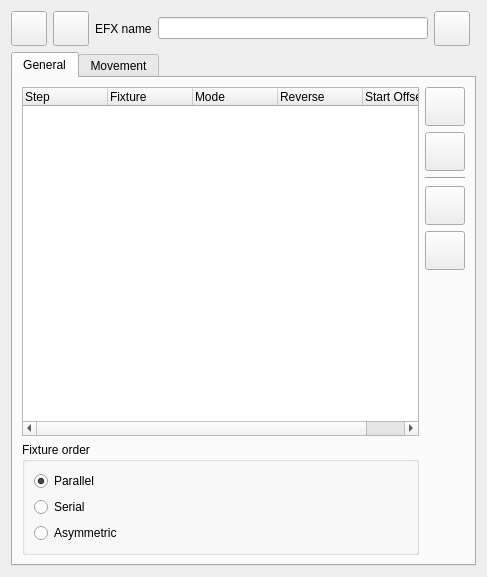
<?xml version="1.0" encoding="UTF-8"?>
<ui version="4.0">
 <author>Massimo Callegari</author>
 <comment>
  Q Light Controller Plus
  efxeditor.ui

  Copyright (c) 2015 Massimo Callegari

  Licensed under the Apache License, Version 2.0 (the "License");
  you may not use this file except in compliance with the License.
  You may obtain a copy of the License at

      http://www.apache.org/licenses/LICENSE-2.0.txt

  Unless required by applicable law or agreed to in writing, software
  distributed under the License is distributed on an "AS IS" BASIS,
  WITHOUT WARRANTIES OR CONDITIONS OF ANY KIND, either express or implied.
  See the License for the specific language governing permissions and
  limitations under the License.
 </comment>
 <class>EFXEditor</class>
 <widget class="QWidget" name="EFXEditor">
  <property name="geometry">
   <rect>
    <x>0</x>
    <y>0</y>
    <width>487</width>
    <height>577</height>
   </rect>
  </property>
  <property name="windowTitle">
   <string>EFX Editor</string>
  </property>
  <layout class="QGridLayout" name="gridLayout_5">
   <item row="3" column="0" colspan="2">
    <widget class="QTabWidget" name="m_tab">
     <property name="toolTip">
      <string/>
     </property>
     <property name="currentIndex">
      <number>0</number>
     </property>
     <widget class="QWidget" name="General">
      <attribute name="title">
       <string>General</string>
      </attribute>
      <layout class="QGridLayout" name="gridLayout_4">
       <item row="3" column="2">
        <widget class="Line" name="line">
         <property name="orientation">
          <enum>Qt::Horizontal</enum>
         </property>
        </widget>
       </item>
       <item row="1" column="2">
        <widget class="QToolButton" name="m_addFixtureButton">
         <property name="icon">
          <iconset resource="qlcui.qrc">
           <normaloff>:/edit_add.png</normaloff>:/edit_add.png</iconset>
         </property>
         <property name="iconSize">
          <size>
           <width>32</width>
           <height>32</height>
          </size>
         </property>
        </widget>
       </item>
       <item row="4" column="2">
        <widget class="QToolButton" name="m_raiseFixtureButton">
         <property name="icon">
          <iconset resource="qlcui.qrc">
           <normaloff>:/up.png</normaloff>:/up.png</iconset>
         </property>
         <property name="iconSize">
          <size>
           <width>32</width>
           <height>32</height>
          </size>
         </property>
        </widget>
       </item>
       <item row="2" column="2">
        <widget class="QToolButton" name="m_removeFixtureButton">
         <property name="icon">
          <iconset resource="qlcui.qrc">
           <normaloff>:/edit_remove.png</normaloff>:/edit_remove.png</iconset>
         </property>
         <property name="iconSize">
          <size>
           <width>32</width>
           <height>32</height>
          </size>
         </property>
        </widget>
       </item>
       <item row="8" column="0" colspan="2">
        <widget class="QGroupBox" name="m_orderGroup">
         <property name="title">
          <string>Fixture order</string>
         </property>
         <layout class="QVBoxLayout" name="verticalLayout_5">
          <item>
           <widget class="QRadioButton" name="m_parallelRadio">
            <property name="toolTip">
             <string>All fixtures move in parallel</string>
            </property>
            <property name="text">
             <string>Parallel</string>
            </property>
            <property name="checked">
             <bool>true</bool>
            </property>
           </widget>
          </item>
          <item>
           <widget class="QRadioButton" name="m_serialRadio">
            <property name="toolTip">
             <string>The pattern propagates to each fixture in a sequential order</string>
            </property>
            <property name="text">
             <string>Serial</string>
            </property>
           </widget>
          </item>
          <item>
           <widget class="QRadioButton" name="m_asymmetricRadio">
            <property name="toolTip">
             <string>Each fixture starts moving immediately with an offset</string>
            </property>
            <property name="text">
             <string>Asymmetric</string>
            </property>
           </widget>
          </item>
         </layout>
        </widget>
       </item>
       <item row="5" column="2">
        <widget class="QToolButton" name="m_lowerFixtureButton">
         <property name="icon">
          <iconset resource="qlcui.qrc">
           <normaloff>:/down.png</normaloff>:/down.png</iconset>
         </property>
         <property name="iconSize">
          <size>
           <width>32</width>
           <height>32</height>
          </size>
         </property>
        </widget>
       </item>
       <item row="1" column="0" rowspan="7" colspan="2">
        <widget class="QTreeWidget" name="m_tree">
         <property name="sizePolicy">
          <sizepolicy hsizetype="Expanding" vsizetype="Expanding">
           <horstretch>0</horstretch>
           <verstretch>1</verstretch>
          </sizepolicy>
         </property>
         <property name="alternatingRowColors">
          <bool>true</bool>
         </property>
         <property name="selectionMode">
          <enum>QAbstractItemView::ExtendedSelection</enum>
         </property>
         <property name="rootIsDecorated">
          <bool>false</bool>
         </property>
         <property name="itemsExpandable">
          <bool>false</bool>
         </property>
         <property name="allColumnsShowFocus">
          <bool>true</bool>
         </property>
         <attribute name="headerDefaultSectionSize">
          <number>85</number>
         </attribute>
         <column>
          <property name="text">
           <string>Step</string>
          </property>
         </column>
         <column>
          <property name="text">
           <string>Fixture</string>
          </property>
         </column>
         <column>
          <property name="text">
           <string>Mode</string>
          </property>
         </column>
         <column>
          <property name="text">
           <string>Reverse</string>
          </property>
         </column>
         <column>
          <property name="text">
           <string>Start Offset</string>
          </property>
         </column>
        </widget>
       </item>
       <item row="6" column="2" rowspan="3">
        <spacer name="verticalSpacer">
         <property name="orientation">
          <enum>Qt::Vertical</enum>
         </property>
         <property name="sizeHint" stdset="0">
          <size>
           <width>0</width>
           <height>0</height>
          </size>
         </property>
        </spacer>
       </item>
      </layout>
     </widget>
     <widget class="QWidget" name="Movement">
      <attribute name="title">
       <string>Movement</string>
      </attribute>
      <layout class="QGridLayout" name="gridLayout_3">
       <item row="0" column="0" rowspan="2" colspan="2">
        <widget class="QFrame" name="m_previewFrame">
         <property name="sizePolicy">
          <sizepolicy hsizetype="Expanding" vsizetype="Expanding">
           <horstretch>0</horstretch>
           <verstretch>1</verstretch>
          </sizepolicy>
         </property>
         <property name="frameShape">
          <enum>QFrame::StyledPanel</enum>
         </property>
         <property name="frameShadow">
          <enum>QFrame::Sunken</enum>
         </property>
        </widget>
       </item>
       <item row="0" column="2">
        <widget class="QGroupBox" name="m_algorithmGroup">
         <property name="sizePolicy">
          <sizepolicy hsizetype="Preferred" vsizetype="Maximum">
           <horstretch>0</horstretch>
           <verstretch>0</verstretch>
          </sizepolicy>
         </property>
         <property name="title">
          <string>Pattern</string>
         </property>
         <layout class="QVBoxLayout" name="verticalLayout_3">
          <property name="topMargin">
           <number>0</number>
          </property>
          <property name="bottomMargin">
           <number>0</number>
          </property>
          <item>
           <widget class="QComboBox" name="m_algorithmCombo">
            <property name="toolTip">
             <string>Pattern for moving the mirror/head</string>
            </property>
           </widget>
          </item>
         </layout>
        </widget>
       </item>
       <item row="1" column="2" rowspan="2">
        <widget class="QGroupBox" name="m_parametersGroup">
         <property name="title">
          <string>Parameters</string>
         </property>
         <layout class="QGridLayout" name="gridLayout">
          <property name="topMargin">
           <number>0</number>
          </property>
          <property name="bottomMargin">
           <number>0</number>
          </property>
          <property name="verticalSpacing">
           <number>4</number>
          </property>
          <item row="15" column="0" colspan="2">
           <widget class="Line" name="line_3">
            <property name="orientation">
             <enum>Qt::Horizontal</enum>
            </property>
           </widget>
          </item>
          <item row="0" column="0">
           <widget class="QLabel" name="m_widthLabel">
            <property name="text">
             <string>Width</string>
            </property>
           </widget>
          </item>
          <item row="5" column="0">
           <widget class="QLabel" name="m_startOffsetLabel">
            <property name="text">
             <string>Start Offset</string>
            </property>
            <property name="textFormat">
             <enum>Qt::AutoText</enum>
            </property>
           </widget>
          </item>
          <item row="9" column="0">
           <widget class="QLabel" name="m_xFrequencyLabel">
            <property name="enabled">
             <bool>false</bool>
            </property>
            <property name="text">
             <string>X frequency</string>
            </property>
           </widget>
          </item>
          <item row="4" column="1">
           <widget class="QSpinBox" name="m_rotationSpin">
            <property name="toolTip">
             <string>Rotation of the pattern's starting point</string>
            </property>
            <property name="suffix">
             <string>°</string>
            </property>
            <property name="maximum">
             <number>359</number>
            </property>
           </widget>
          </item>
          <item row="11" column="1">
           <widget class="QSpinBox" name="m_xPhaseSpin">
            <property name="enabled">
             <bool>false</bool>
            </property>
            <property name="toolTip">
             <string>Lissajous pattern's X phase</string>
            </property>
            <property name="maximum">
             <number>360</number>
            </property>
            <property name="value">
             <number>90</number>
            </property>
           </widget>
          </item>
          <item row="17" column="0" colspan="2">
           <spacer name="verticalSpacer_4">
            <property name="orientation">
             <enum>Qt::Vertical</enum>
            </property>
            <property name="sizeHint" stdset="0">
             <size>
              <width>20</width>
              <height>40</height>
             </size>
            </property>
           </spacer>
          </item>
          <item row="11" column="0">
           <widget class="QLabel" name="m_xPhaseLabel">
            <property name="enabled">
             <bool>false</bool>
            </property>
            <property name="text">
             <string>X phase</string>
            </property>
           </widget>
          </item>
          <item row="10" column="1">
           <widget class="QSpinBox" name="m_yFrequencySpin">
            <property name="enabled">
             <bool>false</bool>
            </property>
            <property name="toolTip">
             <string>Lissajous pattern's Y frequency</string>
            </property>
            <property name="maximum">
             <number>32</number>
            </property>
            <property name="value">
             <number>1</number>
            </property>
           </widget>
          </item>
          <item row="10" column="0">
           <widget class="QLabel" name="m_yFrequencyLabel">
            <property name="enabled">
             <bool>false</bool>
            </property>
            <property name="text">
             <string>Y frequency</string>
            </property>
           </widget>
          </item>
          <item row="9" column="1">
           <widget class="QSpinBox" name="m_xFrequencySpin">
            <property name="enabled">
             <bool>false</bool>
            </property>
            <property name="toolTip">
             <string>Lissajous pattern's X frequency</string>
            </property>
            <property name="maximum">
             <number>32</number>
            </property>
            <property name="value">
             <number>2</number>
            </property>
           </widget>
          </item>
          <item row="6" column="0">
           <widget class="QCheckBox" name="m_isRelativeCheckbox">
            <property name="text">
             <string>Relative</string>
            </property>
           </widget>
          </item>
          <item row="5" column="1">
           <widget class="QSpinBox" name="m_startOffsetSpin">
            <property name="suffix">
             <string>°</string>
            </property>
            <property name="maximum">
             <number>359</number>
            </property>
           </widget>
          </item>
          <item row="12" column="0">
           <widget class="QLabel" name="m_yPhaseLabel">
            <property name="enabled">
             <bool>false</bool>
            </property>
            <property name="text">
             <string>Y phase</string>
            </property>
           </widget>
          </item>
          <item row="7" column="0" colspan="2">
           <widget class="Line" name="line_2">
            <property name="orientation">
             <enum>Qt::Horizontal</enum>
            </property>
           </widget>
          </item>
          <item row="12" column="1">
           <widget class="QSpinBox" name="m_yPhaseSpin">
            <property name="enabled">
             <bool>false</bool>
            </property>
            <property name="toolTip">
             <string>Lissajous pattern's Y phase</string>
            </property>
            <property name="maximum">
             <number>360</number>
            </property>
            <property name="value">
             <number>90</number>
            </property>
           </widget>
          </item>
          <item row="1" column="0">
           <widget class="QLabel" name="m_heightLabel">
            <property name="text">
             <string>Height</string>
            </property>
           </widget>
          </item>
          <item row="3" column="0">
           <widget class="QLabel" name="m_yOffsetLabel">
            <property name="text">
             <string>Y offset</string>
            </property>
           </widget>
          </item>
          <item row="2" column="0">
           <widget class="QLabel" name="m_xOffsetLabel">
            <property name="text">
             <string>X offset</string>
            </property>
           </widget>
          </item>
          <item row="3" column="1">
           <widget class="QSpinBox" name="m_yOffsetSpin">
            <property name="toolTip">
             <string>Pattern's center point on the Y axis</string>
            </property>
            <property name="maximum">
             <number>255</number>
            </property>
            <property name="value">
             <number>127</number>
            </property>
           </widget>
          </item>
          <item row="0" column="1">
           <widget class="QSpinBox" name="m_widthSpin">
            <property name="toolTip">
             <string>Value width of the pattern</string>
            </property>
            <property name="maximum">
             <number>127</number>
            </property>
            <property name="value">
             <number>127</number>
            </property>
           </widget>
          </item>
          <item row="1" column="1">
           <widget class="QSpinBox" name="m_heightSpin">
            <property name="toolTip">
             <string>Value height of the pattern</string>
            </property>
            <property name="maximum">
             <number>127</number>
            </property>
            <property name="value">
             <number>127</number>
            </property>
           </widget>
          </item>
          <item row="4" column="0">
           <widget class="QLabel" name="m_rotationLabel">
            <property name="text">
             <string>Rotation</string>
            </property>
           </widget>
          </item>
          <item row="2" column="1">
           <widget class="QSpinBox" name="m_xOffsetSpin">
            <property name="toolTip">
             <string>Pattern's center point on the X axis</string>
            </property>
            <property name="maximum">
             <number>255</number>
            </property>
            <property name="value">
             <number>127</number>
            </property>
           </widget>
          </item>
          <item row="16" column="0" colspan="2">
           <widget class="QCheckBox" name="m_colorCheck">
            <property name="text">
             <string>Color Background</string>
            </property>
           </widget>
          </item>
         </layout>
        </widget>
       </item>
       <item row="2" column="0">
        <widget class="QGroupBox" name="m_directionGroup">
         <property name="title">
          <string>Direction</string>
         </property>
         <layout class="QVBoxLayout" name="verticalLayout_2">
          <item>
           <widget class="QRadioButton" name="m_forward">
            <property name="toolTip">
             <string>Run the pattern forwards</string>
            </property>
            <property name="text">
             <string>Forward</string>
            </property>
            <property name="checked">
             <bool>true</bool>
            </property>
           </widget>
          </item>
          <item>
           <widget class="QRadioButton" name="m_backward">
            <property name="toolTip">
             <string>Run the pattern backwards</string>
            </property>
            <property name="text">
             <string>Backward</string>
            </property>
           </widget>
          </item>
          <item>
           <spacer name="verticalSpacer_2">
            <property name="orientation">
             <enum>Qt::Vertical</enum>
            </property>
            <property name="sizeType">
             <enum>QSizePolicy::Minimum</enum>
            </property>
            <property name="sizeHint" stdset="0">
             <size>
              <width>20</width>
              <height>40</height>
             </size>
            </property>
           </spacer>
          </item>
         </layout>
        </widget>
       </item>
       <item row="2" column="1">
        <widget class="QGroupBox" name="m_runOrderGroup">
         <property name="title">
          <string>Run order</string>
         </property>
         <layout class="QVBoxLayout" name="_2">
          <item>
           <widget class="QRadioButton" name="m_loop">
            <property name="toolTip">
             <string>Run through over and over again</string>
            </property>
            <property name="text">
             <string>Loop</string>
            </property>
            <property name="checked">
             <bool>true</bool>
            </property>
           </widget>
          </item>
          <item>
           <widget class="QRadioButton" name="m_singleShot">
            <property name="toolTip">
             <string>Run through once and stop</string>
            </property>
            <property name="text">
             <string>Single shot</string>
            </property>
           </widget>
          </item>
          <item>
           <widget class="QRadioButton" name="m_pingPong">
            <property name="toolTip">
             <string>First run forwards, then backwards, again forwards, etc...</string>
            </property>
            <property name="text">
             <string>Ping pong</string>
            </property>
           </widget>
          </item>
          <item>
           <spacer name="verticalSpacer_3">
            <property name="orientation">
             <enum>Qt::Vertical</enum>
            </property>
            <property name="sizeType">
             <enum>QSizePolicy::Minimum</enum>
            </property>
            <property name="sizeHint" stdset="0">
             <size>
              <width>20</width>
              <height>40</height>
             </size>
            </property>
           </spacer>
          </item>
         </layout>
        </widget>
       </item>
      </layout>
     </widget>
    </widget>
   </item>
   <item row="1" column="0">
    <layout class="QHBoxLayout" name="horizontalLayout">
     <item>
      <widget class="QToolButton" name="m_speedDial">
       <property name="toolTip">
        <string>Show/Hide speed dial window</string>
       </property>
       <property name="icon">
        <iconset resource="qlcui.qrc">
         <normaloff>:/speed.png</normaloff>:/speed.png</iconset>
       </property>
       <property name="iconSize">
        <size>
         <width>28</width>
         <height>28</height>
        </size>
       </property>
       <property name="checkable">
        <bool>true</bool>
       </property>
      </widget>
     </item>
     <item>
      <widget class="QToolButton" name="m_testButton">
       <property name="toolTip">
        <string>See what the EFX does when it is run</string>
       </property>
       <property name="icon">
        <iconset resource="qlcui.qrc">
         <normaloff>:/player_play.png</normaloff>:/player_play.png</iconset>
       </property>
       <property name="iconSize">
        <size>
         <width>28</width>
         <height>28</height>
        </size>
       </property>
       <property name="checkable">
        <bool>true</bool>
       </property>
      </widget>
     </item>
     <item>
      <widget class="QLabel" name="m_nameLabel">
       <property name="sizePolicy">
        <sizepolicy hsizetype="Maximum" vsizetype="Preferred">
         <horstretch>0</horstretch>
         <verstretch>0</verstretch>
        </sizepolicy>
       </property>
       <property name="text">
        <string>EFX name</string>
       </property>
      </widget>
     </item>
     <item>
      <widget class="QLineEdit" name="m_nameEdit">
       <property name="toolTip">
        <string>The name of the function being edited</string>
       </property>
      </widget>
     </item>
     <item>
      <widget class="QToolButton" name="m_notesButton">
       <property name="toolTip">
        <string>View/edit notes for this EFX</string>
       </property>
       <property name="icon">
        <iconset resource="qlcui.qrc">
         <normaloff>:/robot_notes.png</normaloff>:/robot_notes.png</iconset>
       </property>
       <property name="iconSize">
        <size>
         <width>28</width>
         <height>28</height>
        </size>
       </property>
      </widget>
     </item>
    </layout>
   </item>
  </layout>
 </widget>
 <tabstops>
  <tabstop>m_speedDial</tabstop>
  <tabstop>m_testButton</tabstop>
  <tabstop>m_nameEdit</tabstop>
  <tabstop>m_tab</tabstop>
  <tabstop>m_addFixtureButton</tabstop>
  <tabstop>m_removeFixtureButton</tabstop>
  <tabstop>m_raiseFixtureButton</tabstop>
  <tabstop>m_lowerFixtureButton</tabstop>
  <tabstop>m_parallelRadio</tabstop>
  <tabstop>m_serialRadio</tabstop>
  <tabstop>m_asymmetricRadio</tabstop>
  <tabstop>m_tree</tabstop>
  <tabstop>m_algorithmCombo</tabstop>
  <tabstop>m_widthSpin</tabstop>
  <tabstop>m_heightSpin</tabstop>
  <tabstop>m_xOffsetSpin</tabstop>
  <tabstop>m_yOffsetSpin</tabstop>
  <tabstop>m_rotationSpin</tabstop>
  <tabstop>m_startOffsetSpin</tabstop>
  <tabstop>m_isRelativeCheckbox</tabstop>
  <tabstop>m_xFrequencySpin</tabstop>
  <tabstop>m_yFrequencySpin</tabstop>
  <tabstop>m_xPhaseSpin</tabstop>
  <tabstop>m_yPhaseSpin</tabstop>
  <tabstop>m_colorCheck</tabstop>
  <tabstop>m_forward</tabstop>
  <tabstop>m_backward</tabstop>
  <tabstop>m_loop</tabstop>
  <tabstop>m_pingPong</tabstop>
  <tabstop>m_singleShot</tabstop>
 </tabstops>
 <resources>
  <include location="qlcui.qrc"/>
 </resources>
 <connections/>
</ui>
